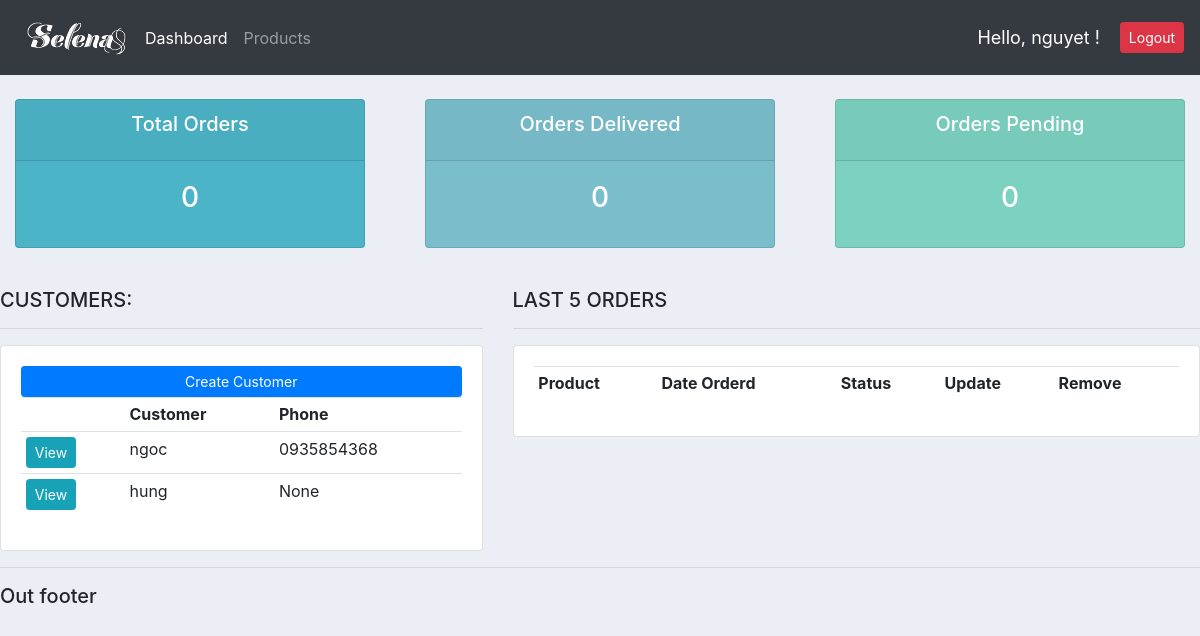
Before: / (signed in) with the older database file.
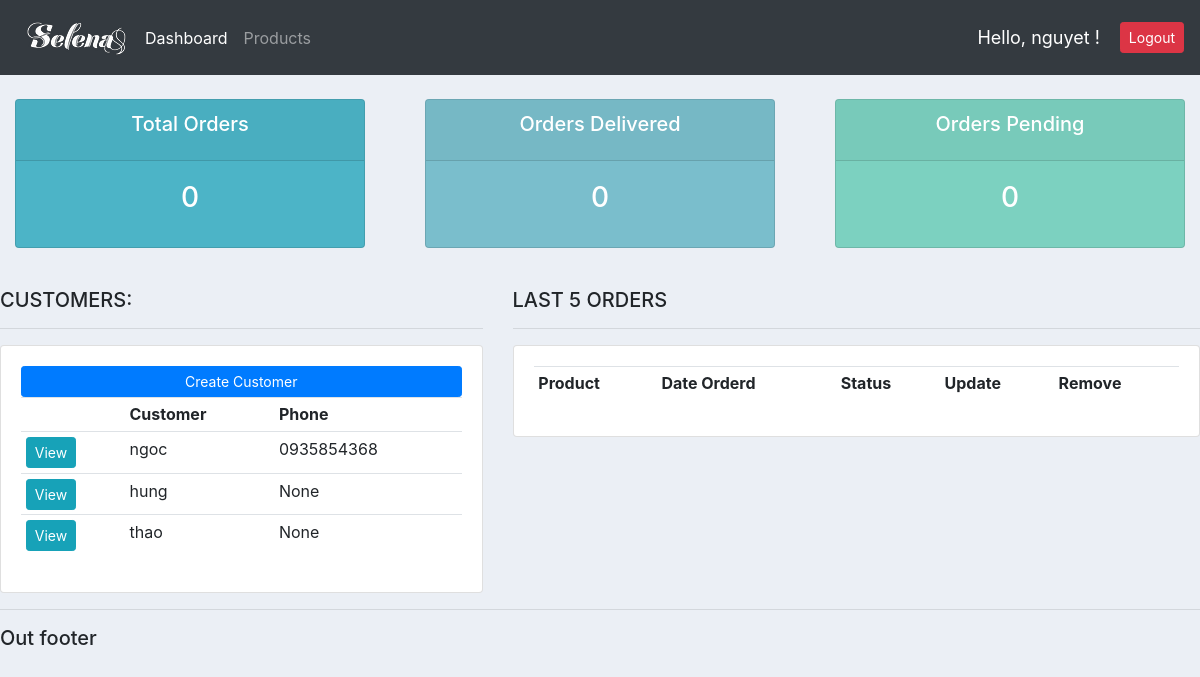
After: the same page with the newer database file.
### accounts/models.py (models this page shows, shortened)
class Customer(models.Model):
    user = models.OneToOneField(User, null=True, on_delete=models.CASCADE)
    name = models.CharField(max_length=200, null=True)
    phone = models.CharField(max_length=200, null=True)
    email = models.CharField(max_length=200, null=True)
    profile_pic = models.ImageField(default="default_profile.png", null=True, blank=True)
    date_created = models.DateTimeField(auto_now_add=True)

### accounts/decorators.py (the view)
    def wrapper_func(request, *args, **kwargs):
        group = None
        if request.user.groups.exists():
            group = request.user.groups.all()[0].name
        if group == 'customer':
            return redirect('user-page')
        if group == 'admin':
            return view_func(request, *args, **kwargs)

### accounts/views.py (called while the page is built)
@login_required(login_url='login')
@admin_only
def home(request):
    orders = Order.objects.all()
    customers = Customer.objects.all()
    total_customers = customers.count()
    total_orders = orders.count()
    delivered = orders.filter(status='Delivered').count()
    pending = orders.filter(status='Pending').count()
    context = {'orders':orders, 'customers':customers,
    'total_customers':total_customers, 'total_orders':total_orders,
    'delivered':delivered, 'pending':pending}
    return render(request, 'accounts/dashboard.html', context)

### accounts/templates/accounts/dashboard.html (shortened to what this page needs)
{% extends 'accounts/main.html' %}
{% block content %}
{% include 'accounts/status.html' %}
<br>
<div class="row">
	<div class="col-md-5">
		<h5>CUSTOMERS:</h5>
		<hr>
		<div class="card card-body">
			<a class="btn btn-primary  btn-sm btn-block" href="">Create Customer</a>
			<table class="table table-sm">
				<tr>
					<th></th>
					<th>Customer</th>
					<th>Phone</th>
				</tr>
				{% for customer in customers %}
					<tr>
						<td><a class="btn btn-sm btn-info" href="{% url 'customer' customer.id %}">View</a></td>
						<td>{{customer.name}}</td>
						<td>{{customer.phone}}</td>
				{% endfor %}
			</table>
		</div>
	</div>
	<div class="col-md-7">
		<h5>LAST 5 ORDERS</h5>
		<hr>
		<div class="card card-body">
			<table class="table table-sm">
				<tr>
					<th>Product</th>
					<th>Date Orderd</th>
					<th>Status</th>
					<th>Update</th>
					<th>Remove</th>
				</tr>
			</table>
		</div>
	</div>
</div>
{% endblock %}

Changed rows visible on the page:
added Customer: name "thao", phone "None"
